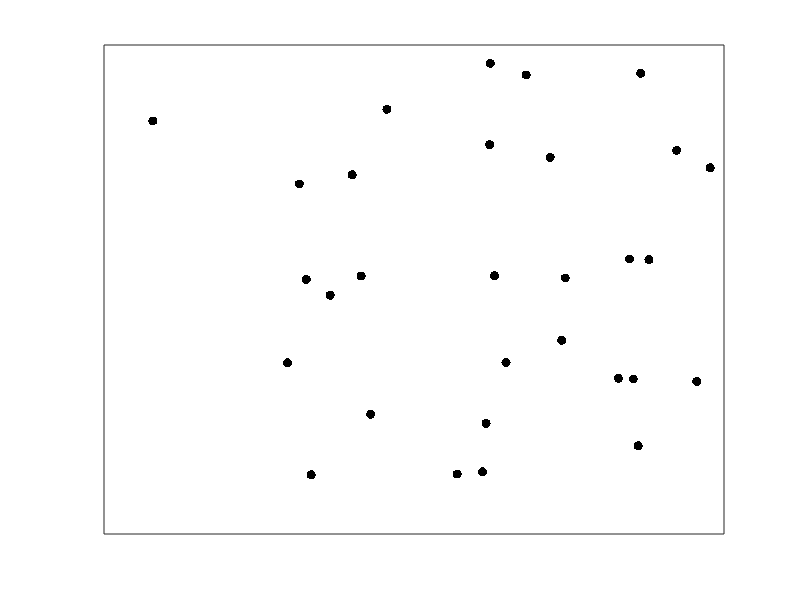

MATLAB code to generate this figure:
function RandPoints
    clc
    clear 
    close all
    
    %size (k*k)
    k = 150;
    %population
    n = 30;
    %max distance moved
    d = 20;
    %random starting points
    x=(k/2)*rand(1,n).*(-1).^ceil(2*rand(1,n));
    y=(k/2)*rand(1,n).*(-1).^ceil(2*rand(1,n));
    
    figure,
    axis off
    axis([-k k -k k])
    ax = axes;
    %loops for 100 days
    day = 0;
    while day<100
        plot(x,y,'k.','MarkerSize',20)
        axis([-k k -k k])
        set(ax,'xtick',[], 'ytick', [])
        %algorithm for calculating movemetn
        x = getPoints(n,k,d,x);
        y = getPoints(n,k,d,y);
        pause(.1)
    
        day=day+1
    end
end

function [xy]=getPoints(n,k,d,p)
    xy(n) = zeros;
    i = 1;
    %loops through p(x/y) coord of all points
    while i<=n
        %uses the current position (p) and adds
        %a random number between -20 and 20 ((0 and 40)-20)
        xy(i)=p(i)+(randi(d*2)-d);
        %if the new point is outside the axis,
        %then it will find a new random number for the point
        if (xy(i)<k) && (xy(i)>-k)
            i=i+1;
        end
    end
end